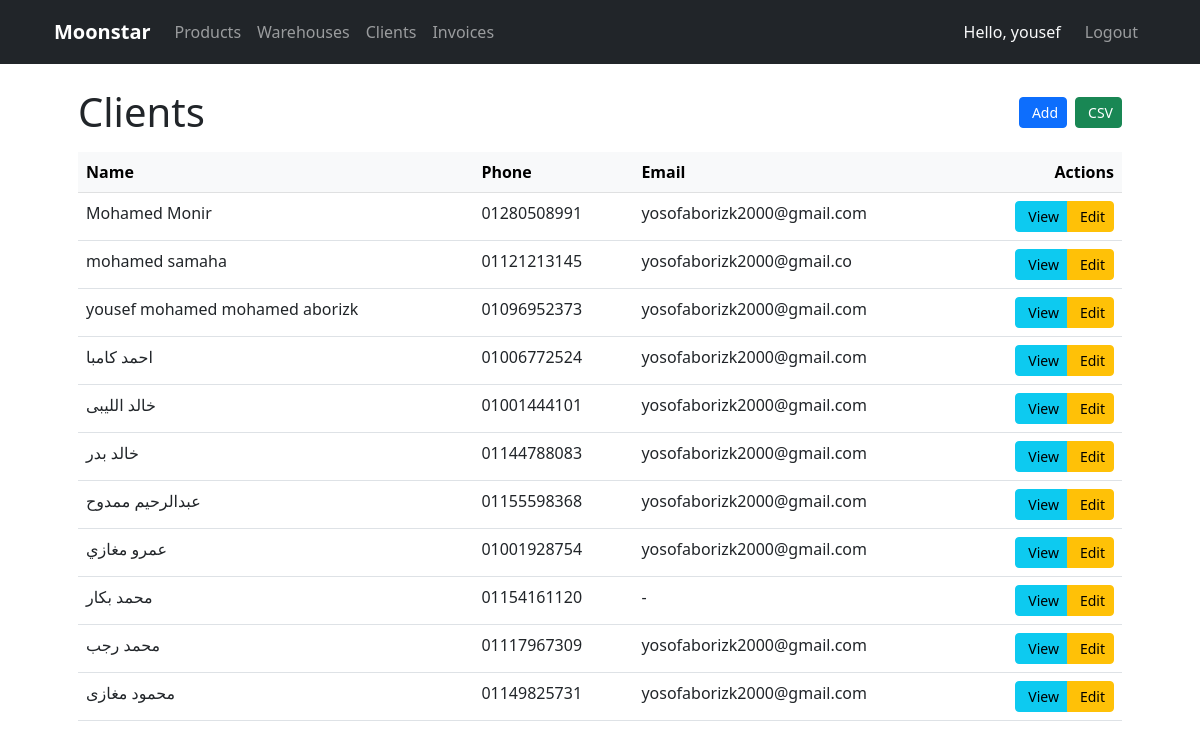
The page /manager/clients/ (signed in) on the database its author committed.
### manager/models.py (models this page shows, shortened)
class Client(models.Model):
    name = models.CharField(max_length=255, verbose_name="Client Name")
    address = models.TextField(verbose_name="Full Address")
    phone = models.CharField(
        max_length=20,
        verbose_name="Phone Number",
        validators=[
            RegexValidator(
                regex=r'^\+?1?\d{9,15}$',
                message="Phone number must be entered in the format: '+999999999'."
            )
        ]
    )
    email = models.EmailField(blank=True, null=True, verbose_name="Email Address")
    created_at = models.DateTimeField(auto_now_add=True)
    updated_at = models.DateTimeField(auto_now=True)
    class Meta:
        ordering = ['name']
        verbose_name = "Client"
        verbose_name_plural = "Clients"

### manager/views.py (the view)
# urls.py: path('clients/', ClientListView.as_view(), name='client_list'),
class ClientListView(LoginRequiredMixin, ListView):
    model = Client
    template_name = 'manager/clients/list.html'
    context_object_name = 'clients'
    paginate_by = 20

### templates/manager/clients/list.html (shortened to what this page needs)
{% extends 'base.html' %}
{% block content %}
<div class="container">
    <div class="d-flex justify-content-between align-items-center mb-3">
        <h1 class="mb-0">Clients</h1>
        <div class="d-flex gap-2">
            <a href="{% url 'client_create' %}" class="btn btn-primary btn-sm">
                Add
            </a>
            <a href="{% url 'client_export' %}" class="btn btn-success btn-sm">
                CSV
            </a>
        </div>
    </div>
    <div class="d-none d-md-block">
        <div class="table-responsive">
            <table class="table table-hover">
                <thead class="table-light">
                    <tr>
                        <th>Name</th>
                        <th>Phone</th>
                        <th>Email</th>
                        <th class="text-end">Actions</th>
                    </tr>
                </thead>
                <tbody>
                    {% for client in clients %}
                    <tr>
                        <td>{{ client.name }}</td>
                        <td>{{ client.phone }}</td>
                        <td>{{ client.email|default:"-" }}</td>
                        <td class="text-end">
                            <div class="btn-group btn-group-sm">
                                <a href="{% url 'client_detail' client.pk %}" class="btn btn-info">
                                    View
                                </a>
                                <a href="{% url 'client_update' client.pk %}" class="btn btn-warning">
                                    Edit
                                </a>
                            </div>
                        </td>
                    </tr>
                    {% endfor %}
                </tbody>
            </table>
        </div>
    </div>
</div>
{% endblock %}

### templates/base.html (shortened to what this page needs)
<!DOCTYPE html>
<html lang="en">
<head>
    <link href="https://cdn.jsdelivr.net/npm/bootstrap@5.3.0/dist/css/bootstrap.min.css" rel="stylesheet">
    <link rel="stylesheet" href="https://cdn.jsdelivr.net/npm/bootstrap-icons@1.8.0/font/bootstrap-icons.css">
</head>
<body>
    <nav class="navbar navbar-expand-lg navbar-dark bg-dark">
        <div class="container">
            <a class="navbar-brand" href="/">Moonstar</a>
            <div class="collapse navbar-collapse" id="navbarNav">
                <div class="navbar-nav me-auto">
                    <a class="nav-link {% if request.path == '/products/list/' %}active{% endif %}" href="{% url 'product_list' %}">
                        Products
                    </a>
                    <a class="nav-link {% if request.path == '/warehouses/' %}active{% endif %}" href="{% url 'warehouse_list' %}">
                        Warehouses
                    </a>
                    <a class="nav-link {% if request.path == '/clients/' %}active{% endif %}" href="{% url 'client_list' %}">
                        Clients
                    </a>
                    <a class="nav-link {% if request.path == '/invoices/' %}active{% endif %}" href="{% url 'invoice_list' %}">
                        Invoices
                    </a>
                </div>
                <div class="navbar-nav">
                    {% if user.is_authenticated %}
                        <span class="navbar-text text-light me-3">
                            Hello, {{ user.username }}
                        </span>
                        <a class="nav-link" href="{% url 'logout' %}">Logout</a>
                    {% else %}
                        <a class="nav-link" href="{% url 'login' %}">Login</a>
                    {% endif %}
                </div>
            </div>
        </div>
    </nav>
    <div class="container mt-3 mt-md-4">
        {% block content %}{% endblock %}
    </div>
</body>
</html>

### templates/base.html (style rules this page uses)
:root { --mobile-breakpoint: 768px; }
.navbar { padding: 0.75rem 1rem; }
.navbar-brand { font-weight: 600; font-size: 1.25rem; }
.nav-link { padding: 0.5rem 1rem; }
.container { padding-left: 1rem; padding-right: 1rem; }
@media (min-width: 768px) { .container { max-width: 1140px; padding-left: 1.5rem; padding-right: 1.5rem; } }

### rows shown on the page
Client: name "Mohamed Monir", phone "01280508991", email "yosofaborizk2000@gmail.com"
Client: name "mohamed samaha", phone "01121213145", email "yosofaborizk2000@gmail.co"
Client: name "yousef mohamed mohamed aborizk", phone "01096952373", email "yosofaborizk2000@gmail.com"
Client: name "احمد كامبا", phone "01006772524", email "yosofaborizk2000@gmail.com"
Client: name "خالد الليبى", phone "01001444101", email "yosofaborizk2000@gmail.com"
Client: name "خالد بدر", phone "01144788083", email "yosofaborizk2000@gmail.com"
Client: name "عبدالرحيم ممدوح", phone "01155598368", email "yosofaborizk2000@gmail.com"
Client: name "عمرو مغازي", phone "01001928754", email "yosofaborizk2000@gmail.com"
Client: name "محمد بكار", phone "01154161120", email "-"
Client: name "محمد رجب", phone "01117967309", email "yosofaborizk2000@gmail.com"
Client: name "محمود مغازى", phone "01149825731", email "yosofaborizk2000@gmail.com"

### other values the page prints
{{ user.username }} "yousef"
